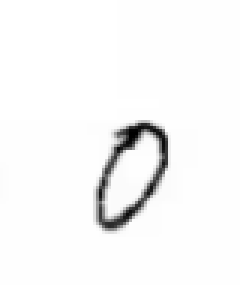
#> input picture Module4-ImageProcessing/handDigits/images/im_1010.png, 80 x 95 px (shown 3 times larger); its folder holds only this picture in this run
$ jupyter execute --allow-errors M4B2_Manual_Classifier.ipynb   (shell and % lines are left out)
#> lines starting #> are read from the running program, lines starting #| are printed output that depends on the picture
# Building a Manual Classifier

In this next section, we are going to build a graphical interface that allows us to label images quickly for training data. Then the user will classify images manually one by one until they are ready to try to train a model.

[cell 1]
# Create a function that generates N random image and asks the user to type the corresponding digit as a label.
# !pip install PyQt5

import numpy as np
import matplotlib.pyplot as plt
from random import randint
from PIL import Image
import os
from skimage.transform import resize
from sklearn.svm import SVC

[cell 2]
# The drawings are pretty big.  Let's crop away the white space and then resize them to 12x12 pixels.
from skimage.transform import resize

def findGroup(vec):
    # find the sub-vector that contains the largest number of sequential non-zero elements
    min = 0
    max = 0
    count = 1
    maxCount = 1
    for i in range(1,len(vec)):
        if vec[i] > 0 or vec[i-1] > 0:
            count += 1
            if count > maxCount:
                max = i
                min = i - count + 1
                maxCount = count
        else:
            count = 0
    return min, max
def cropAndResize(imgs, size=(12, 12)):
    imgsOut = []
    for i in range(len(imgs)):
        # Find the average of the first lines of all images.
        imgCopy = imgs[i].copy()
        imgCopy = np.mean(imgCopy, axis=2)

        # find which rows and columns are not white
        rows = np.min(imgCopy,axis=1) < 200
        min0, max0 = findGroup(rows)

        cols = np.min(imgCopy, axis=0) < 200
        min1, max1 = findGroup(cols)
        imgCopy = imgCopy[min0:max0, min1:max1]

        # pad image on left and right to make square
        pad = (imgCopy.shape[0] - imgCopy.shape[1]) // 3
        if pad > 0:
            imgCopy = np.pad(imgCopy, ((0, 0), (pad, pad)), mode='constant', constant_values=255)

        imgsOut.append(resize(imgCopy, size, anti_aliasing=True))

    return imgsOut

[cell 3]
Labels = ('0', '1', '2', '3', '4', '5', '6', '7', '8', '9')
nLabels = len(Labels)

folder='handDigits/images'
imageNames = os.listdir(folder)
nImages = len(imageNames)

# Initialize lists of images and labels
allImageLabels = []
allDigitList = []
for i in range(nImages):
    img = Image.open(folder + '/' + imageNames[i])
#> img is the input picture: PIL image 80x95 RGBA; mean R, G, B, A 246.8, 246.8, 246.8, 255
    #convert to numpy array
    img = np.array(img)
    allDigitList.append(img)
    allImageLabels.append(None)

# Crop and resize images
allDigitListCAR = cropAndResize(allDigitList)
#> the loop in cropAndResize, `for i in range(len(imgs)):` made 1 pass
#> (min0, max0, min1, max1) on pass 1: (41, 77, 32, 56)
#> pass 1, in cropAndResize, `imgCopy = np.mean(imgCopy, axis=2)`:
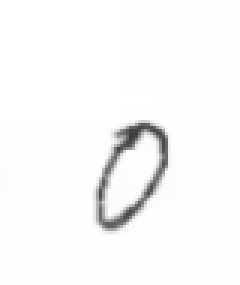
#> imgCopy: shape (95, 80) float64 (shown 3 times larger); min 63.75, max 255, mean 248.9
#> pass 1, in cropAndResize, `imgCopy = imgCopy[min0:max0, min1:max1]`:
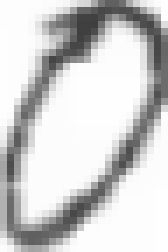
#> imgCopy: shape (36, 24) float64 (shown 7 times larger); min 63.75, max 254.2, mean 206.6
#> pass 1, in cropAndResize, `imgCopy = np.pad(imgCopy, ((0, 0), (pad, pad)), mode='constant', const..`:
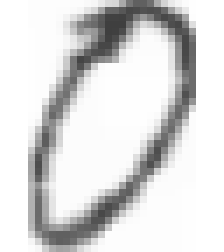
#> imgCopy: shape (36, 32) float64 (shown 7 times larger); min 63.75, max 255, mean 218.7
#> after the loop in cropAndResize, `for i in range(len(imgs)):`: imgsOut = 1 item
#> allDigitListCAR = 1 item

# Initialize lists for training
trainingDigitList = [None for i in range(nImages)]
trainingLabelList = [None for i in range(nImages)]

[cell 4]
def getLabels(nImg2Show=25, labels=['0', '1', '2', '3', '4', '5', '6', '7', '8', '9'], allImageLabels=allImageLabels,
              allDigitList=allDigitList, allDigitListCAR=allDigitListCAR, trainingDigitList=trainingDigitList,
              trainingLabelList=trainingLabelList):
    # Make an image grid
    nRows = int(np.ceil(np.sqrt(nImg2Show)))
    nCols = nRows

    # Create figure with clear background
    fig, axs = plt.subplots(nRows, nCols, figsize=(10, 8), facecolor='white')
    fig.suptitle('Left click: increment label | Right click: quit')

    # Ensure axs is always a flat array we can index into
    axs_flat = axs.flatten() if hasattr(axs, 'flatten') else [axs] if not hasattr(axs, '__len__') else axs

    # Load the images and display them in the grid
    # imageID -- sampled image index without replacement
    imageID = np.random.choice(nImages, nImg2Show, replace=False)

    for k in range(nImg2Show):
        idx = imageID[k]
        img = allDigitList[idx]
        axs_flat[k].imshow(img, cmap='gray')
        axs_flat[k].axis('off')

    # Store text annotations for highlighting and image label indexes
    highlight_texts = {}
    image_label_indexes = {}  # Keep track of label index for each image

    # [17 lines left out: function highlight_selection, not called in this run]

    # If we have fewer images than subplots, hide the extras. Also highlight prelabelled images.
    for k in range(len(axs_flat)):
        if k >= nImg2Show:
            axs_flat[k].axis('off')
        elif k < nImg2Show:
            # Initialize image label indexes
            if allImageLabels[imageID[k]] is not None:
                # Find the index of the pre-existing label
                label_idx = labels.index(allImageLabels[imageID[k]]) if allImageLabels[imageID[k]] in labels else 0
                image_label_indexes[k] = label_idx
                highlight_selection(k, label=labels[label_idx], selected=True)
                allImageLabels[imageID[k]] = label_idx
                trainingDigitList[imageID[k]] = allDigitListCAR[imageID[k]]
                trainingLabelList[imageID[k]] = labels[label_idx]
            else:
                # Start with no label (None)
                image_label_indexes[k] = None
                highlight_selection(k, label=None, selected=False)

    plt.tight_layout()

    # Mouse click event handler
    # [44 lines left out: function on_click, not called in this run]
                # print("Classification complete!")

    # Connect the event handler
    cid = fig.canvas.mpl_connect('button_press_event', on_click)

    # Show instructions
    print("Click on an image to increment its label. Right-click anywhere to finish.")
    print(f"Available labels: {', '.join(labels)}")

    plt.show()

    return

[cell 5]
nImg2Show=4
#> (the rest of this cell did not finish here and is left out)

[cell 6]
trainingDigitListCAR = [img for img in trainingDigitList if img is not None]
#> trainingDigitListCAR = []
trainingLabelListCAR = [label for label in trainingLabelList if label is not None]

# Loop through the label list and create a matrix where each row is the flattened version of the corresponding image in the label list.
#> (the rest of this cell did not finish here and is left out)

[cell 7]
# Associate the labelMatrix with the labels list, and build a classifier using the images in the training set.
from sklearn.neighbors import KNeighborsClassifier
classifier = KNeighborsClassifier(n_neighbors=1)
nTrain = len(trainingLabelListCAR)
#> (the rest of this cell did not finish here and is left out)

[cell 8]
# Let's combine the previous steps (sorting training data, cropping & resizing, and training the classifier) into a single function.
def updateClassifier(nImg2Show=25, classifier=None, allImageLabels=allImageLabels):
    # If classifier exists, use it to update label guesses. Otherwise, create a new one.
#> called with nImg2Show = 4
    if classifier is None:
        # classifier = KNeighborsClassifier(n_neighbors=1)
        classifier = SVC()
    else:
        # Create a data matrix
        dataMatrixAll = np.zeros((len(allDigitListCAR), len(allDigitListCAR[0].flatten())))
        for i in range(len(allDigitListCAR)):
            dataMatrixAll[i] = allDigitListCAR[i].flatten()
            allImageLabels = classifier.predict(dataMatrixAll)
#> this loop made 1 pass

    # Get the labels for new images
    getLabels(nImg2Show, Labels, allImageLabels=allImageLabels)

    # Crop and resize the images
    trainingDigitListCAR = [img for img in trainingDigitList if img is not None]
    trainingLabelListCAR = [label for label in trainingLabelList if label is not None]

    # Create a data matrix
    dataMatrix = np.zeros((len(trainingDigitListCAR), len(trainingDigitListCAR[0].flatten())))
    for i in range(len(trainingDigitListCAR)):
        dataMatrix[i] = trainingDigitListCAR[i].flatten()

    # Train the classifier
    if classifier is None:
        classifier = KNeighborsClassifier(n_neighbors=1)
    else:
        pass

    print(f'Training classifier using {dataMatrix.shape[0]} images.')
    classifier.fit(dataMatrix, trainingLabelListCAR)

    # Print the training accuracy
    predictedLabels = classifier.predict(dataMatrix)
    print('Training Accuracy:', np.mean(predictedLabels == trainingLabelListCAR))

    # Return the classifier
    return classifier

#> (a cell that did not finish here is left out)

#> (a cell that did not finish here is left out)

[cell 11]
len([img for img in trainingDigitList if img is not None])
#> Out = 0

$ run again, on Module4-ImageProcessing/handDigits/images/im_1046.png
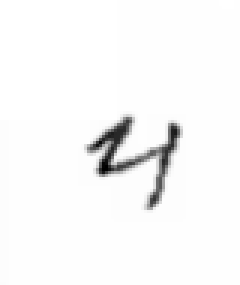
#> input picture Module4-ImageProcessing/handDigits/images/im_1046.png, 80 x 95 px (shown 3 times larger)
#> img is the input picture: PIL image 80x95 RGBA; mean R, G, B, A 247.8, 247.8, 247.8, 255
#> the loop in cropAndResize, `for i in range(len(imgs)):` made 1 pass
#> (min0, max0, min1, max1) on pass 1: (39, 70, 29, 60)
#> pass 1, in cropAndResize, `imgCopy = np.mean(imgCopy, axis=2)`:
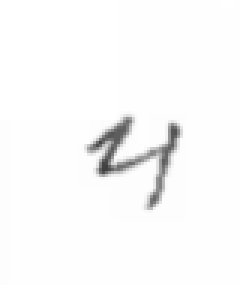
#> imgCopy: shape (95, 80) float64 (shown 3 times larger); min 63.75, max 255, mean 249.6
#> pass 1, in cropAndResize, `imgCopy = imgCopy[min0:max0, min1:max1]`:
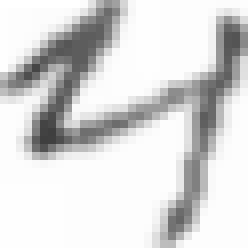
#> imgCopy: shape (31, 31) float64 (shown 8 times larger); min 63.75, max 255, mean 217.1
#> after the loop in cropAndResize, `for i in range(len(imgs)):`: imgsOut = 1 item
#> trainingDigitListCAR = []
#> the loop in updateClassifier, `for i in range(len(allDigitListCAR)):` made 1 pass
#> Out = 0
